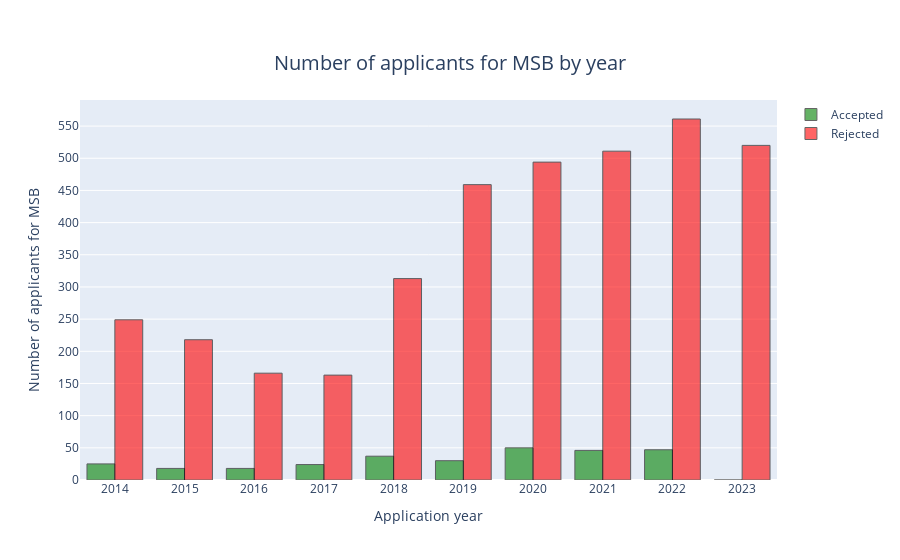

The notebook cell saved with this chart:
### Code cell
import plotly.graph_objects as go
import numpy as np
fig = go.Figure()

fig.add_trace(go.Bar(x=tailored_df_MSB_AS['Year'], y=tailored_df_MSB_AS['Accepted for MSB'], name='Accepted', marker_color = 'green'))
fig.add_trace(go.Bar(x=tailored_df_MSB_AS['Year'], y=tailored_df_MSB_AS['Rejected for MSB'], name='Rejected', marker_color = 'red'))
fig.update_xaxes(title_text='Application year', tickvals = np.arange(2014,2024,1))
fig.update_yaxes(title_text='Number of applicants for MSB', tickvals = np.arange(0,700,50))

fig.update_layout(title_text='Number of applicants for MSB by year', title_x = 0.5, title_y = 0.9, title_font=dict(size=20))

fig.update_traces(marker_line_color='black', marker_line_width=1, opacity=0.6)

### Figure 1 — Plotly figure (JSON) as saved in the notebook; plotly's stock layout.template omitted (floating-point values rounded to 4 significant figures)
{"data": [{"marker": {"color": "green", "line": {"color": "black", "width": 1}}, "name": "Accepted", "opacity": 0.6, "type": "bar", "x": [2014, 2015, 2016, 2017, 2018, 2019, 2020, 2021, 2022, 2023], "y": [25, 18, 18, 24, 37, 30, 50, 46, 47, 0]}, {"marker": {"color": "red", "line": {"color": "black", "width": 1}}, "name": "Rejected", "opacity": 0.6, "type": "bar", "x": [2014, 2015, 2016, 2017, 2018, 2019, 2020, 2021, 2022, 2023], "y": [249, 218, 166, 163, 313, 459, 494, 511, 561, 520]}], "layout": {"title": {"font": {"size": 20}, "text": "Number of applicants for MSB by year", "x": 0.5, "y": 0.9}, "xaxis": {"tickvals": [2014, 2015, 2016, 2017, 2018, 2019, 2020, 2021, 2022, 2023], "title": {"text": "Application year"}}, "yaxis": {"tickvals": [0, 50, 100, 150, 200, 250, 300, 350, 400, 450, 500, 550, 600, 650], "title": {"text": "Number of applicants for MSB"}}}}
